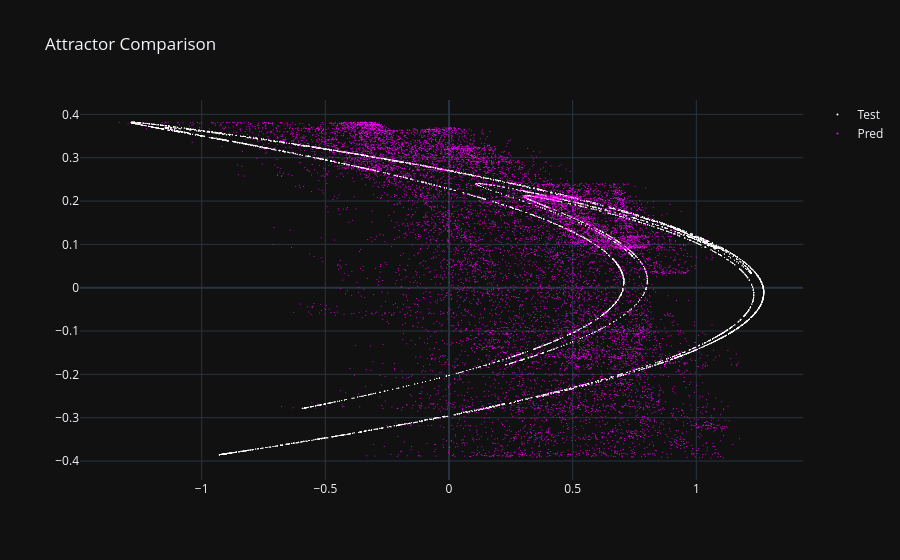
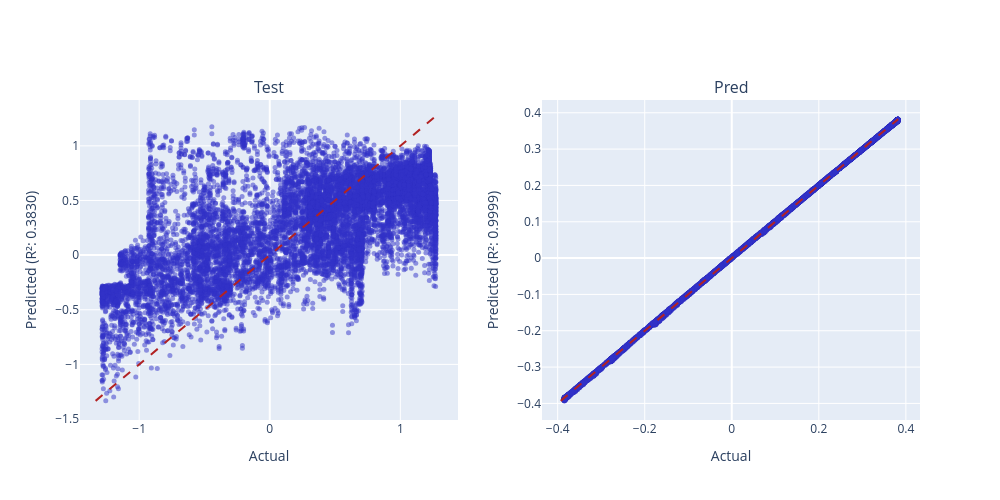

Notebook cell for these charts, in order:
### Code cell
scatter_plot([Y_test, Y_pred]).show()
r_2_plots_grid(Y_test, Y_pred, ["Test", "Pred"]).show()

### Figure 1 — Plotly figure (JSON) as saved in the notebook; plotly's stock layout.template omitted (floating-point values rounded to 4 significant figures; data arrays with more than 128 entries replaced by an {"elided": "..."} marker saying what was removed)
{"data": [{"marker": {"color": "white", "size": 1}, "mode": "markers", "name": "Test", "type": "scatter", "x": {"elided": "12000 float values"}, "y": {"elided": "12000 float values"}}, {"marker": {"color": "magenta", "size": 1}, "mode": "markers", "name": "Pred", "type": "scatter", "x": {"elided": "12000 float values"}, "y": {"elided": "12000 float values"}}], "layout": {"title": {"text": "Attractor Comparison"}}}

### Figure 2 — Plotly figure (JSON) as saved in the notebook; plotly's stock layout.template omitted (floating-point values rounded to 4 significant figures; data arrays with more than 128 entries replaced by an {"elided": "..."} marker saying what was removed)
{"data": [{"marker": {"color": "rgba(50, 50, 200, 0.5)", "size": 5}, "mode": "markers", "name": "Data", "type": "scatter", "x": {"elided": "12000 float values"}, "xaxis": "x", "y": {"elided": "12000 float values"}, "yaxis": "y"}, {"line": {"color": "firebrick", "dash": "dash"}, "mode": "lines", "name": "Ideal", "type": "scatter", "x": [-1.334, 1.273], "xaxis": "x", "y": [-1.334, 1.273], "yaxis": "y"}, {"marker": {"color": "rgba(50, 50, 200, 0.5)", "size": 5}, "mode": "markers", "name": "Data", "type": "scatter", "x": {"elided": "12000 float values"}, "xaxis": "x2", "y": {"elided": "12000 float values"}, "yaxis": "y2"}, {"line": {"color": "firebrick", "dash": "dash"}, "mode": "lines", "name": "Ideal", "type": "scatter", "x": [-0.393, 0.3825], "xaxis": "x2", "y": [-0.393, 0.3825], "yaxis": "y2"}], "layout": {"annotations": [{"font": {"size": 16}, "showarrow": false, "text": "Test", "x": 0.225, "xanchor": "center", "xref": "paper", "y": 1, "yanchor": "bottom", "yref": "paper"}, {"font": {"size": 16}, "showarrow": false, "text": "Pred", "x": 0.775, "xanchor": "center", "xref": "paper", "y": 1, "yanchor": "bottom", "yref": "paper"}], "height": 500, "showlegend": false, "width": 1000, "xaxis": {"anchor": "y", "domain": [0, 0.45], "title": {"text": "Actual"}}, "xaxis2": {"anchor": "y2", "domain": [0.55, 1], "title": {"text": "Actual"}}, "yaxis": {"anchor": "x", "domain": [0, 1], "title": {"text": "Predicted (R²: 0.3830)"}}, "yaxis2": {"anchor": "x2", "domain": [0, 1], "title": {"text": "Predicted (R²: 0.9999)"}}}}
